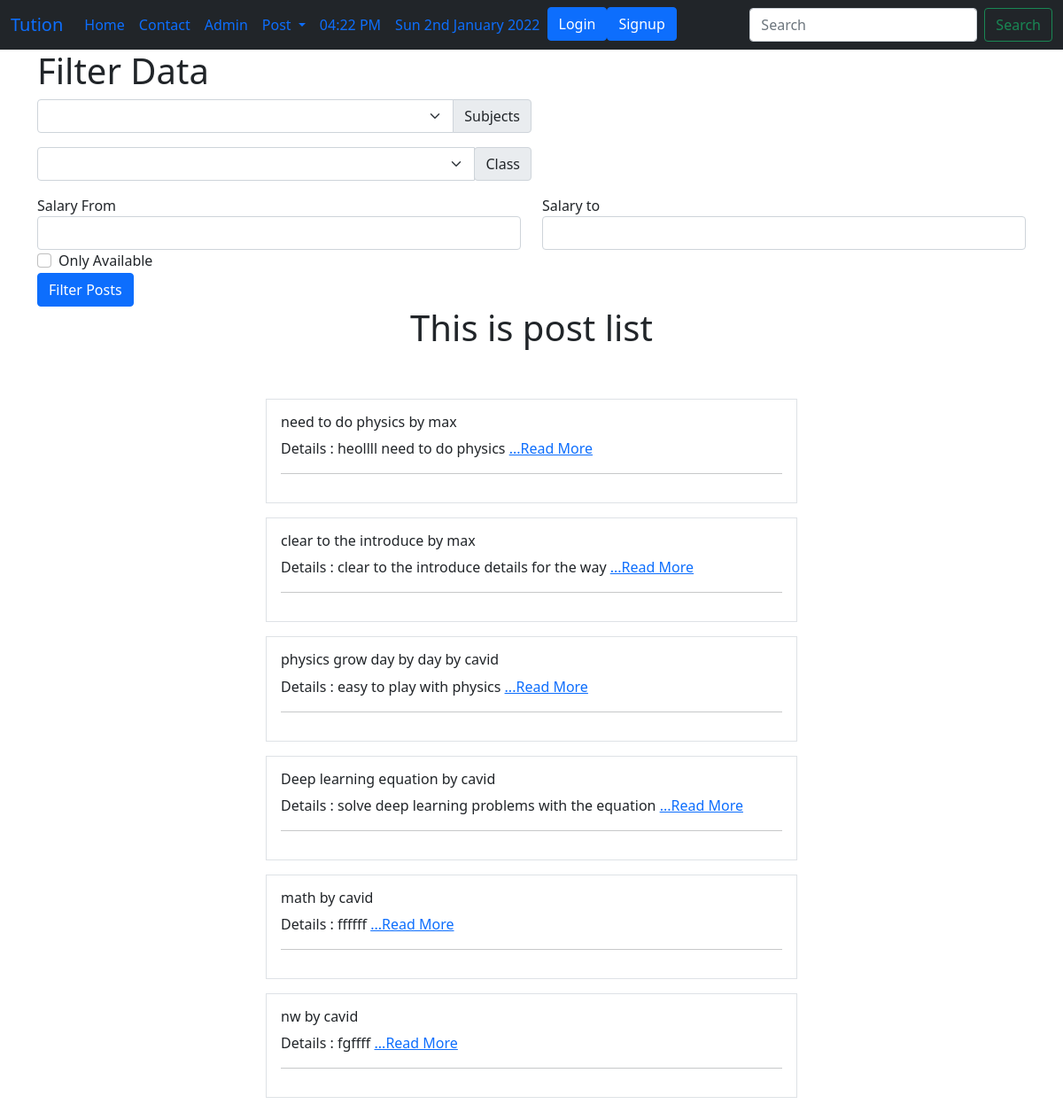
The page /tuition/postlist/ on the database as committed earlier.
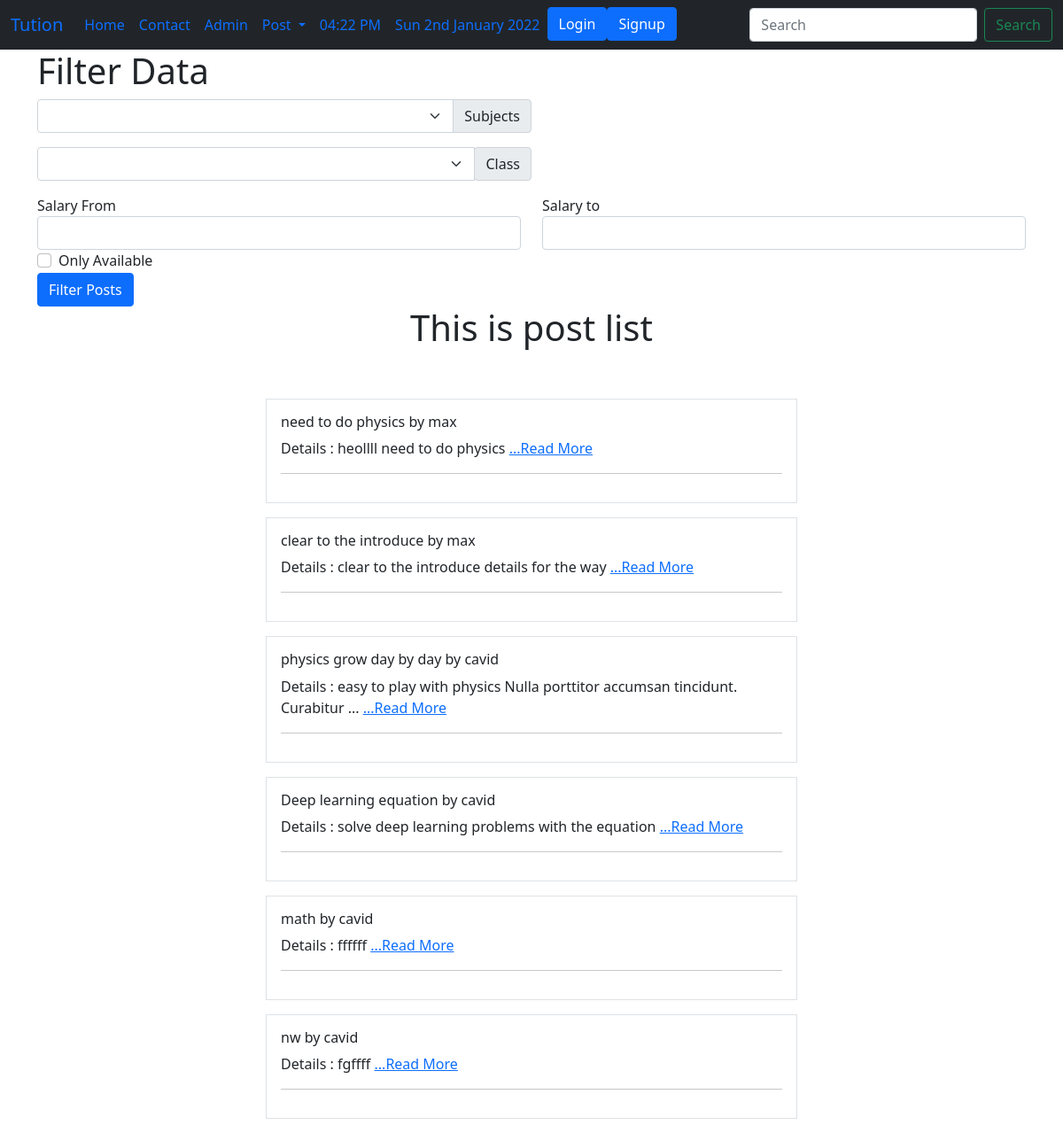
The same page on the database as committed later.
### tuition/models.py (models this page shows, shortened)
class Post(models.Model):
    CATEGORY=(
        ('Teacher','Teacher'),
        ('Student','Student'),
    )
    MEDIUM=(
        ('Bangla','Bangla'),
        ('English','English'),
        ('Urdu','Urdu'),
        ('Hinig','Hindi'),
        ('Arabic','Arabic'),
    )
    user = models.ForeignKey(User, on_delete=models.CASCADE, blank=True, null=True)
    id = models.AutoField(primary_key=True)
    title = models.CharField(max_length=100)
    slug = models.CharField(max_length=100, default=title)
    email = models.EmailField()
    slary = models.FloatField()
    details = models.TextField()
    available = models.BooleanField()
    category = models.CharField(max_length=100, choices=CATEGORY)
    created_at = models.DateTimeField(default=now)
    image = models.ImageField(default='tuition/images/default.jpg',upload_to='tuition/images')
    medium = MultiSelectField(max_length=100, max_choices=5, choices=MEDIUM, default= "Bangla")
    subject = models.ManyToManyField(Subject, related_name='subject_set')
    class_in = models.ManyToManyField(Class_in, related_name='class_set')
    def details_short(self):
        details_words = self.details.split(' ')
        if len(details_words)> 10:
            return ' ' .join(details_words[:10]) + ' ...'
        else:
            return self.details

### tuition/views.py (the view)
# urls.py: path('postlist/',PostListView.as_view(),name="postlist"),
class PostListView(ListView):
    template_name = 'tuition/postlist.html'
    queryset = Post.objects.all()
    context_object_name = 'posts'
    def get_context_data(self, *args, **kwargs):
        context = super().get_context_data(*args, **kwargs)
        context['posts'] = context.get('object_list')
        context['subjects'] = Subject.objects.all()
        context['classes'] = Class_in.objects.all()
        context['msg'] = 'This is post list'
        return context

### tuition/models.py (called while the page is built)
    def __str__(self):
        return self.name

    def __str__(self):
        return self.name

### templates/tuition/postlist.html (shortened to what this page needs)
{% extends 'basic.html' %}
{% block body %}
<div class="container">
    <div class="col-md-6">
        <h1> Filter Data </h1>
        <form action=" /tuition/filter/" method="post">
            <div class="input-group mb-3">
                <select class="form-select" id="inputGroupSelect02" name='subject'>
                    <option></option>
                    {% for i in subjects %}
                    <option value="{{i}}">{{i}}</option>
                    {% endfor %}
                </select>
                <label class="input-group-text" for="inputGroupSelect02">Subjects</label>
            </div>
            <div class="input-group mb-3">
                <select class="form-select" id="inputGroupSelect02" name='class_in'>
                    <option></option>
                    {% for i in classes %}
                    <option value="{{i}}">{{i}}</option>
                    {% endfor %}
                </select>
                <div class="input-group-append">
                    <label class="input-group-text" for="inputGroupSelect02">Class</label>
                </div>
            </div>
    </div>
    <div class="row">
        <div class="col">
            <div class="form-group">
                <label for="exampleFormControlInput1">Salary From</label>
                <input type="number" class="form-control" name="salary_from" id="exampleFormControlInput1">
            </div>
        </div>
        <div class="col">
            <div class="form-group">
                <label for="exampleFormControlInput1">Salary to</label>
                <input type="number" class="form-control" name="salary_to" id="exampleFormControlInput1">
            </div>
        </div>
    </div>
    <div class="form-group form-check">
        <input type="checkbox" class="form-check-input" id="exampleCheck1" name="available">
        <label class="form-check-label" for="exampleCheck1">Only Available</label>
    </div>
    <button type="submit" class="btn btn-primary">Filter Posts</button>
</div>
<h1 class=" text-center">{{msg}}</h1><br><br>
{% for p in posts %}
<div class="col-md-6 offset-md-3 mb-3 p-3 border">
    <h6>{{p.title}}
        by {{p.user.username}}</h6>
    Details : {{p.details_short}}
    <a href="/tuition/postdetail/{{p.id}}">...Read More</a>
    <hr>
</div>
{% endfor %}
{% endblock body %}

Rows that differ between the two databases and show on the page:
changed Post "physics grow day by day": details_short "easy to play with physics" → "easy to play with physics Nulla porttitor accumsan tincidunt. Curabitur ..."
